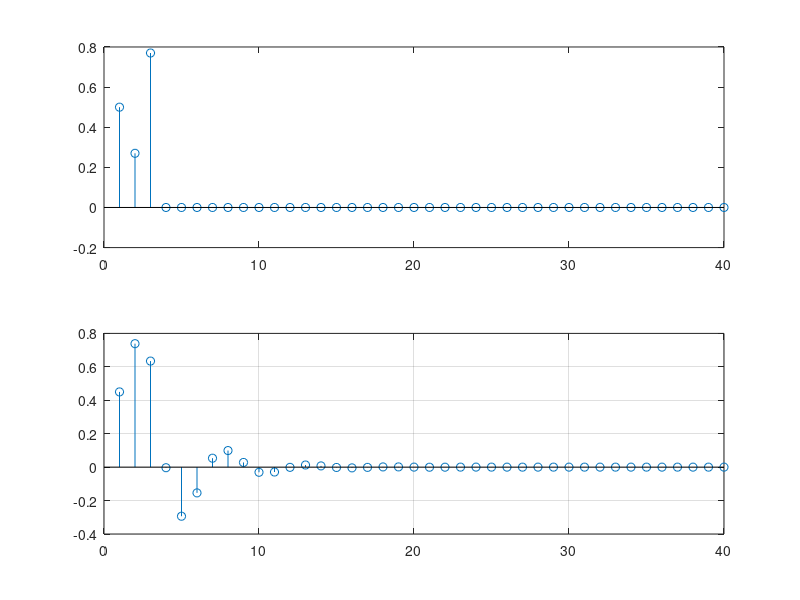

This figure's MATLAB source:
% 清除当前图形窗口中的所有图形对象
clf;

% 定义脉冲响应的长度
N = 40;

% 定义第一个滤波器的分子系数
num1 = [0.5 0.27 0.77];

% 定义第二个滤波器的分子系数
num2 = [0.45 0.5 0.45];

% 定义第一个滤波器的分母系数
den1 = 1;

% 定义第二个滤波器的分母系数
den2 = [1 -0.53 0.46];

% 计算第一个滤波器的脉冲响应，长度为N
y1 = impz(num1, den1, N);

% 计算第二个滤波器的脉冲响应，长度为N
y2 = impz(num2, den2, N);

% 创建一个2行1列的子图区域，并绘制第一个子图
subplot(2, 1, 1);
% 在第一个子图中绘制第一个滤波器脉冲响应的离散图形
stem(y1);

% 创建并绘制第二个子图
subplot(2, 1, 2);
% 在第二个子图中绘制第二个滤波器脉冲响应的离散图形
stem(y2);

% 为所有子图添加网格线
grid;
